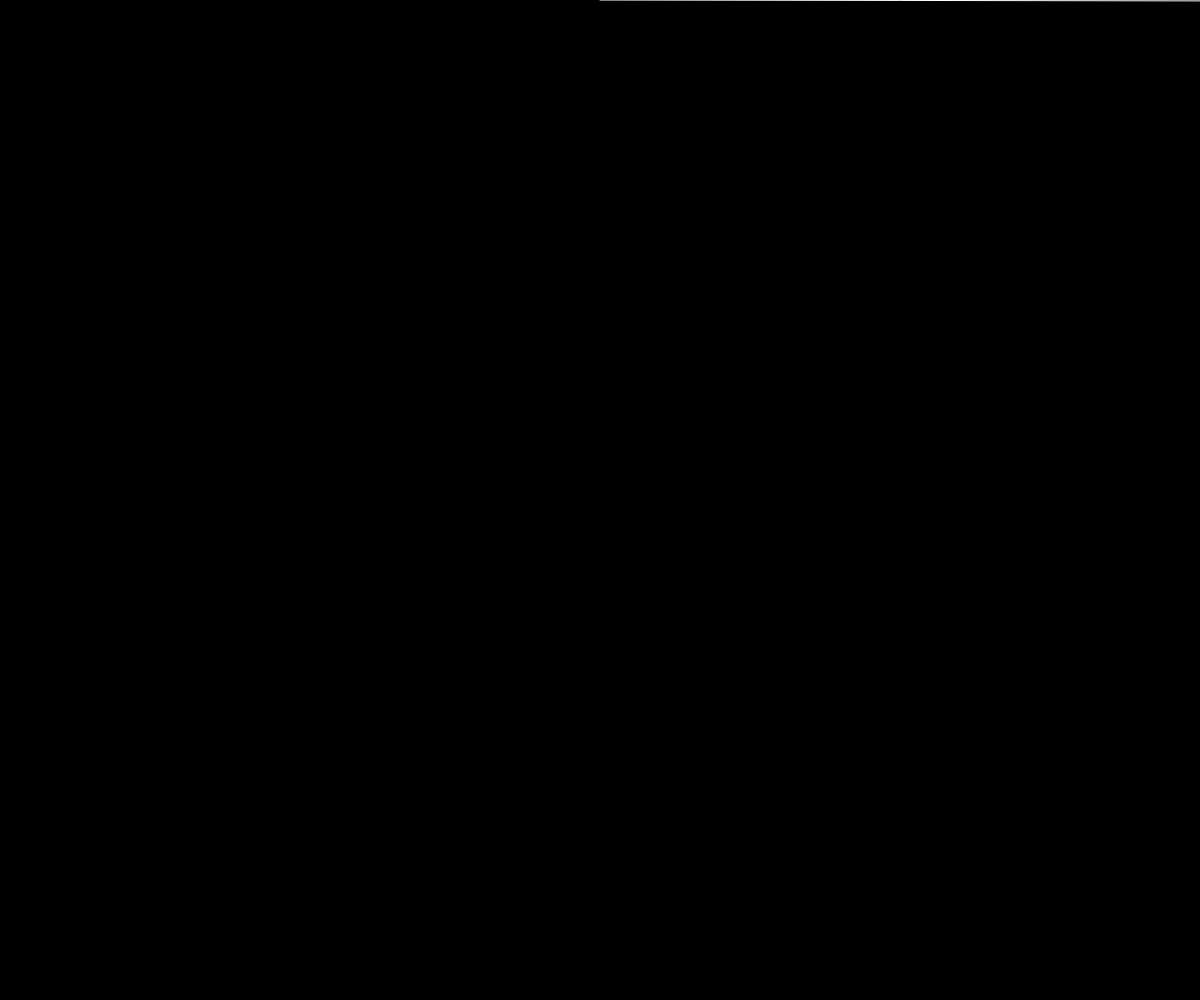
Frame 1 (no input)
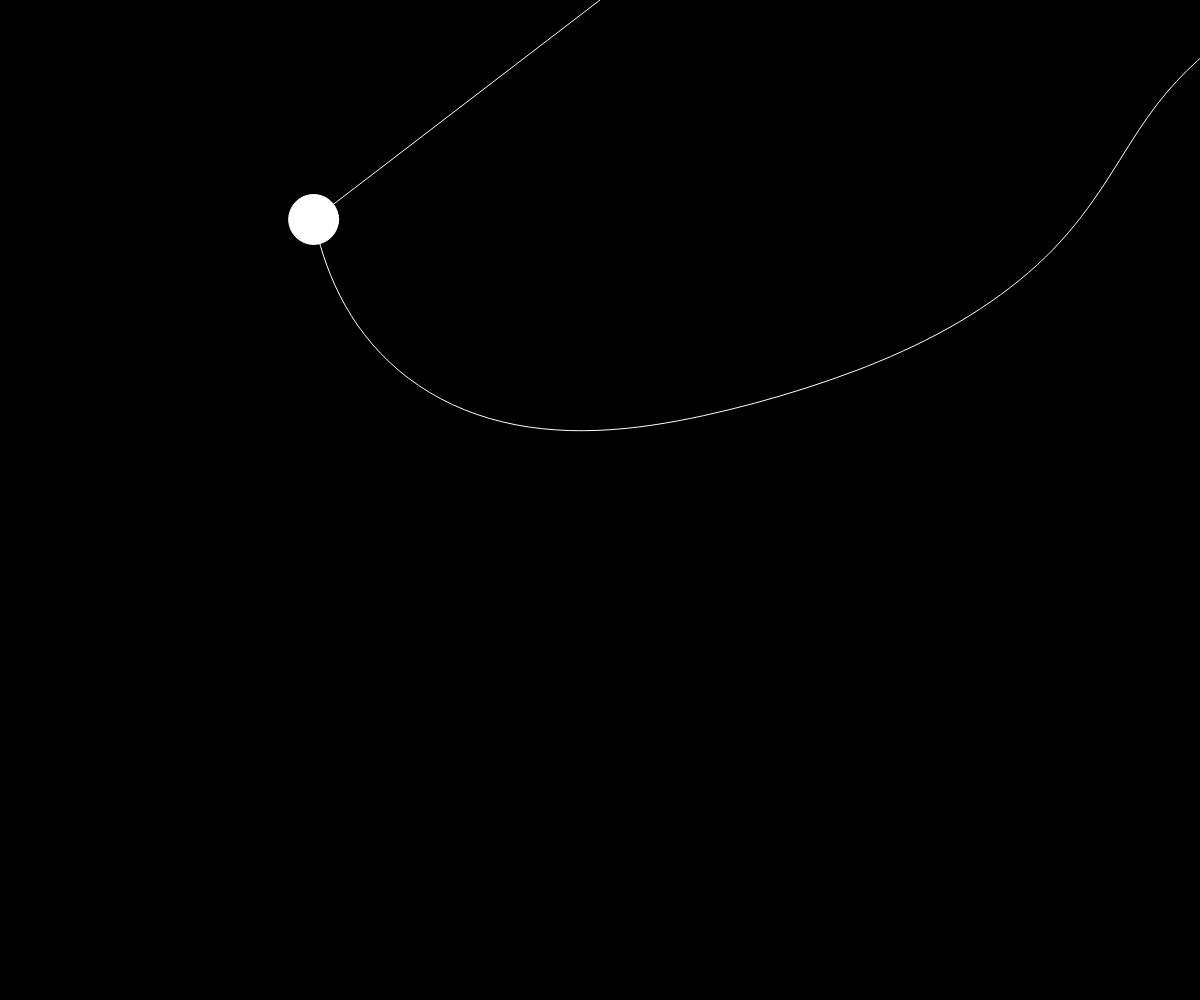
Frame 60 (no input)
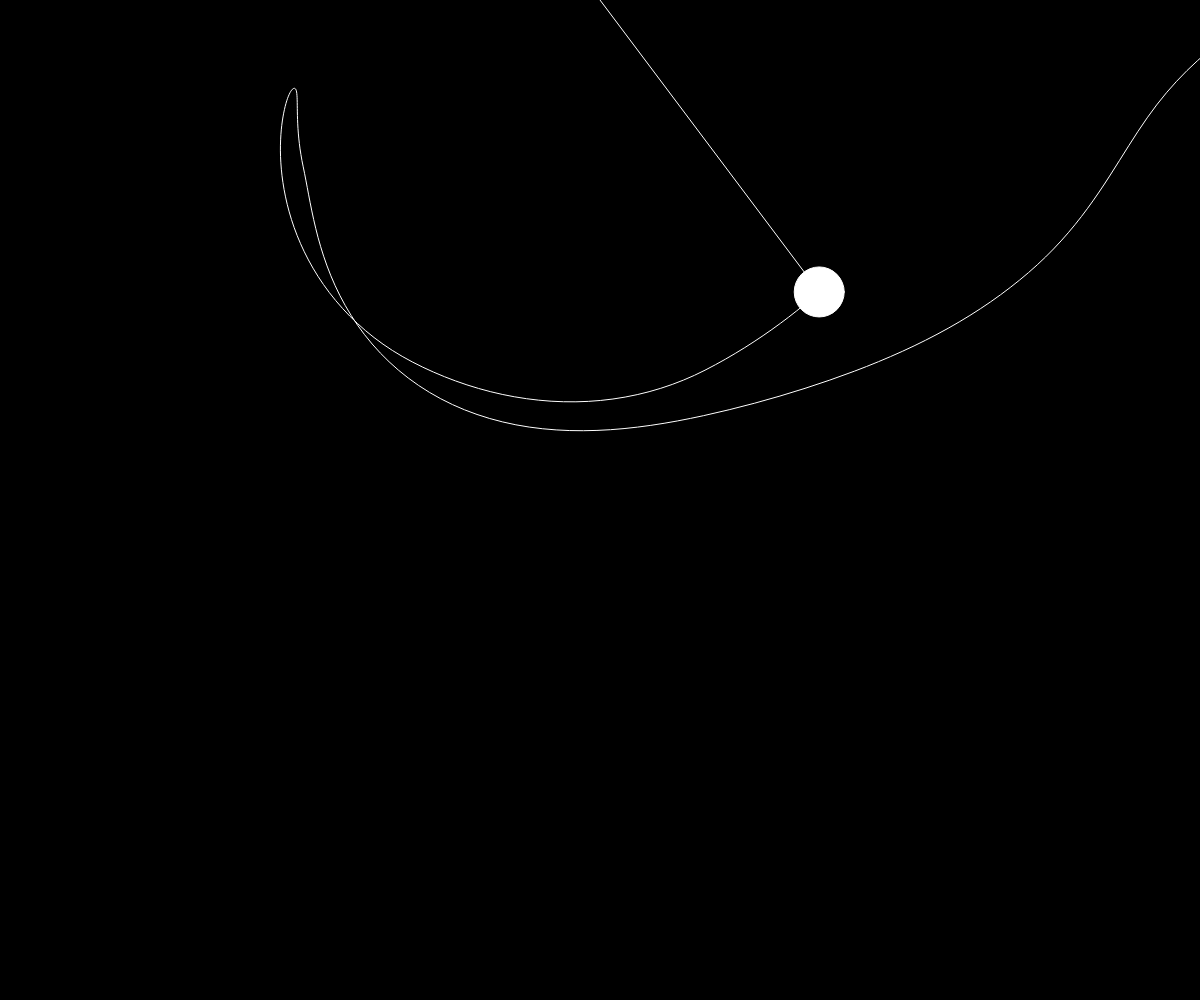
Frame 120 (the mouse pressed at the canvas centre since frame 60)

The p5.js sketch that drew these frames (run headless with seeded random() and noise() and a simulated clock; from frame 60 on, the mouse is pressed at the canvas centre):

// p5.js sketch
// ── sketch.js
var pendulum;

function setup() {

	createCanvas(windowWidth, windowHeight);

	pendulum = new Pendulum();

}

function draw() {

	background(0);

	pendulum.gen();
	pendulum.trace();

}

// ── pendulum.js
function Pendulum() {

  this.t = 0;
  this.path = [];

  this.origin = new p5.Vector(0, 0);
  this.length = height * 3/4;
  this.gravity = 1;

  this.angle = 0;
  this.aV = 0;
  this.aA = 0;

  this.gen = function() {

    this.length = noise(this.t/100) * 1000;

    this.pendulumForce = this.gravity * cos(this.angle) / this.length;
    this.aA += this.pendulumForce;
    this.aV += this.aA;
    this.angle += this.aV;

    this.r = new p5.Vector(this.length * cos(this.angle), this.length * sin(this.angle));

    push();
    translate(width/2, 0);
    stroke(255);
    fill(255);
    line(0, 0, this.r.x, this.r.y);
    ellipse(this.r.x, this.r.y, 50);
    pop();

    this.aA = 0;
    // this.aV *= 0.995;
    this.t++;

  }

  this.trace = function() {

    var visited = {
      x: this.r.x,
      y: this.r.y
    }

    this.path.push(visited);
    if (this.path.length > 300) {
      this.path.splice(0, 1);
    }

    push();
    translate(width/2, 0);
    beginShape();
    for (let pos of this.path) {
      stroke(255);
      noFill();
      curveVertex(pos.x, pos.y);
    }
    endShape();
    pop();

  }

}
